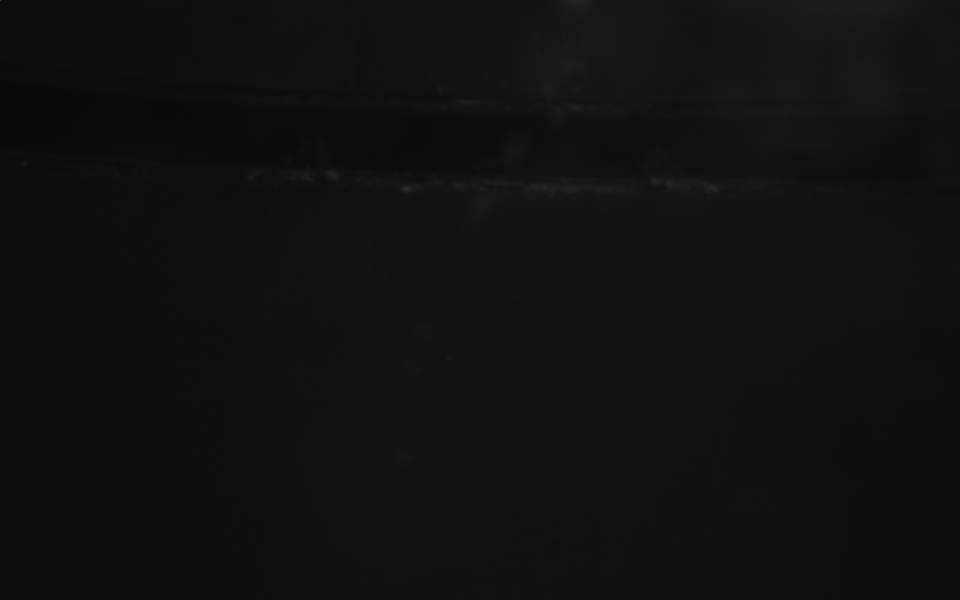
#> input picture imageProcessing/fallSpeed/speed/bg_1.bmp, 1920 x 1200 px, found by its file name (shown at 1/2 size)
$ python 'fallspeed(1).py'
#> lines starting #> are read from the running program, lines starting #| are printed output that depends on the picture; after the words box and inside, x2 and y2 are one past the last pixel; in counts of white or black regions, pixels touching at a corner belong together; long printed decimals are rounded
# -*- coding: utf-8 -*-
"""fallSpeed.ipynb

Automatically generated by Colaboratory.

Original file is located at
    https://colab.research.google.com/drive/1a8tzdT7RdO04fk16ZhcyRgzbcAXM9YDP
"""

import cv2
from cv2 import threshold
import numpy as np
import pandas as pd
import matplotlib
import matplotlib.pyplot as plt
from skimage import measure
import math
import scipy
from google.colab.patches import cv2_imshow
from cv2 import HoughLines

bg1 = cv2.imread('bg_1.bmp')
#> bg1 is the input picture: shape (1200, 1920, 3); min 0, max 190, mean 16
bg2 = cv2.imread('bg_2.bmp')
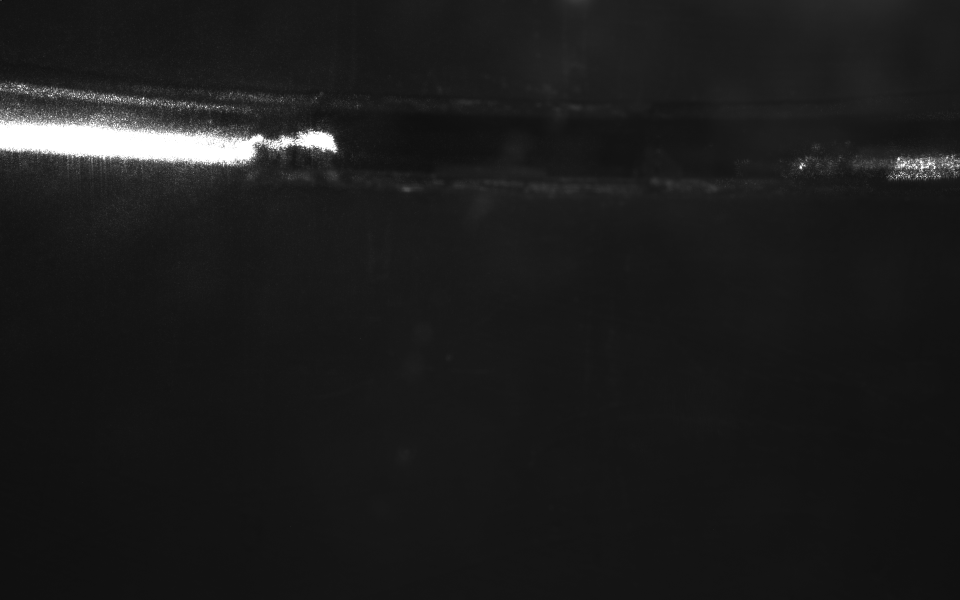
#> input picture imageProcessing/fallSpeed/speed/bg_2.bmp, 1920 x 1200 px, found by its file name (shown at 1/2 size)
#> bg2 is the input picture: shape (1200, 1920, 3); min 0, max 255, mean 28
flake1 = cv2.imread('flake1_1.bmp')
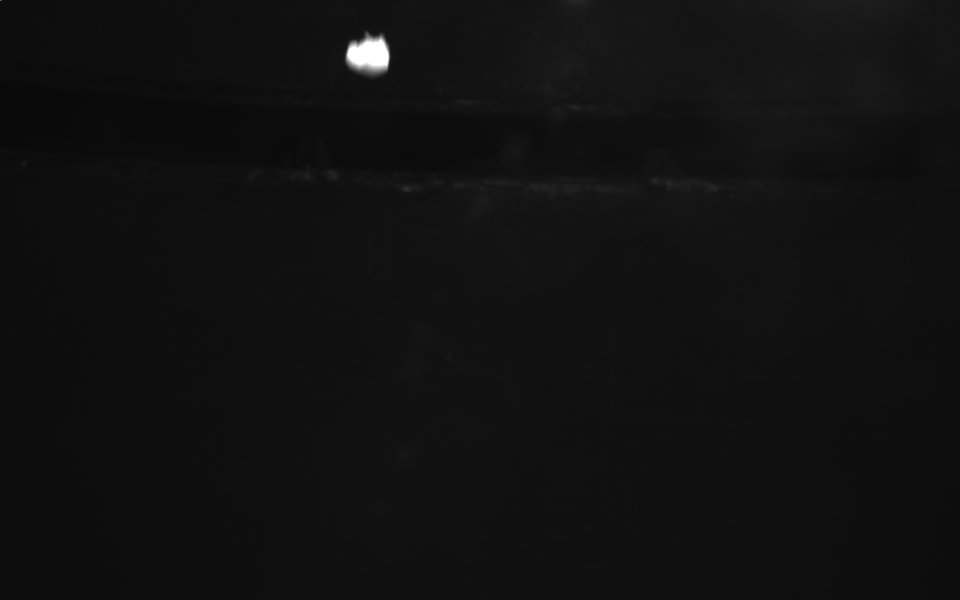
#> input picture imageProcessing/fallSpeed/speed/flake1_1.bmp, 1920 x 1200 px, found by its file name (shown at 1/2 size)
#> flake1 is the input picture: shape (1200, 1920, 3); min 0, max 255, mean 16.6
flake2 = cv2.imread('flake1_2.bmp')
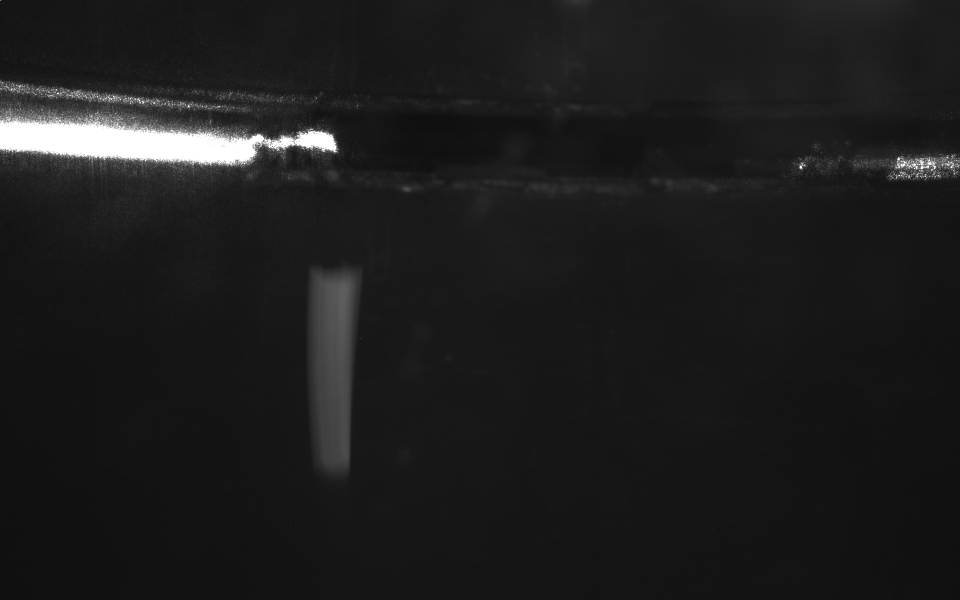
#> input picture imageProcessing/fallSpeed/speed/flake1_2.bmp, 1920 x 1200 px, found by its file name (shown at 1/2 size)
#> flake2 is the input picture: shape (1200, 1920, 3); min 0, max 255, mean 28.9

cv2_imshow(bg1)
cv2_imshow(bg2)
cv2_imshow(flake1)
cv2_imshow(flake2)
# [4 lines of commented-out code are left out]

img1 = cv2.subtract(flake1, bg1)
img2 = cv2.subtract(flake2, bg2)

#Thresholds
ret1, binImg1 = threshold(img1, 133, 255, cv2.THRESH_BINARY)
#> binImg1: shape (1200, 1920, 3); 0.18% white; 3 white regions (2 under 20 px), largest, box (x1, y1, x2, y2) and area: (693, 75, 778, 140) 4243
ret2, binImg2 = threshold(img2, 33, 255, cv2.THRESH_BINARY)
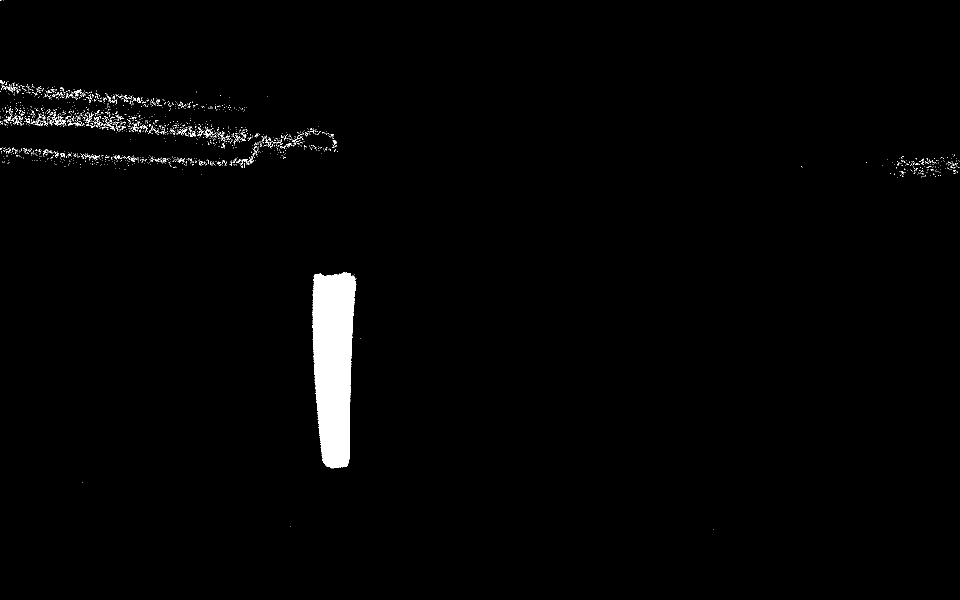
#> binImg2: shape (1200, 1920, 3) (shown at 1/2 size); 1.5% white; 1809 white regions (1754 under 20 px), largest, box (x1, y1, x2, y2) and area: (625, 545, 713, 937) 27371, (104, 228, 126, 252) 141, (136, 241, 162, 253) 80

#Thresholds
blur1 = cv2.GaussianBlur(binImg1,(19,19),0)
img1 = cv2.threshold(blur1, 100, 255, cv2.THRESH_BINARY)[1]
#> img1: shape (1200, 1920, 3); 0.19% white; 1 white region, box (x1, y1, x2, y2) and area: (693, 76, 779, 140) 4427
blur2 = cv2.GaussianBlur(binImg2,(19,19),0)
img2 = cv2.threshold(blur2, 100, 255, cv2.THRESH_BINARY)[1]
#> img2: shape (1200, 1920, 3); 1.2% white; 15 white regions (5 under 20 px), largest, box (x1, y1, x2, y2) and area: (625, 545, 712, 937) 28136, (109, 235, 124, 248) 120, (411, 263, 418, 271) 43

cv2_imshow(img1)
cv2_imshow(img2)
#cv2.imshow(img1)
#cv2.imshow(img2)

props = measure.regionprops(img1)
#> props = 1 regions
areas = [0]*len(props)
#> areas = [0]
centroids = [0]*len(props)
#> centroids = [0]
for i in range(0, len(props)):
  areas[i] = props[i].area
  centroids[i] = props[i].centroid[1:2]
#> this loop made 1 pass
#> after the loop, areas = [13281]; centroids = [(738.1,)]
radius = math.sqrt(sum(areas) / math.pi)
#> radius = 65.02

edges = img1 - scipy.ndimage.morphology.binary_dilation(img1)
xsum = 0
ysum = 0
count = 0
for x in range(1, 1200):
    for y in range(1, 1920):
        if(img1[x][y].any() == 1):
            xsum = xsum+x;
            ysum = ysum+y;
            count = count+1;
y1 = round(xsum/count);
x1 = round(ysum/count);

plt.imshow(edges);
plt.plot(x1,y1,'rx');

edges2 = img1 - scipy.ndimage.morphology.binary_dilation(img1)

max_len = 0
sum1x = 0
sum1y = 0
sum2x = 0
sum2y = 0

#Thresholds
edgesCanny = cv2.Canny(img2, 10, 200, 3)
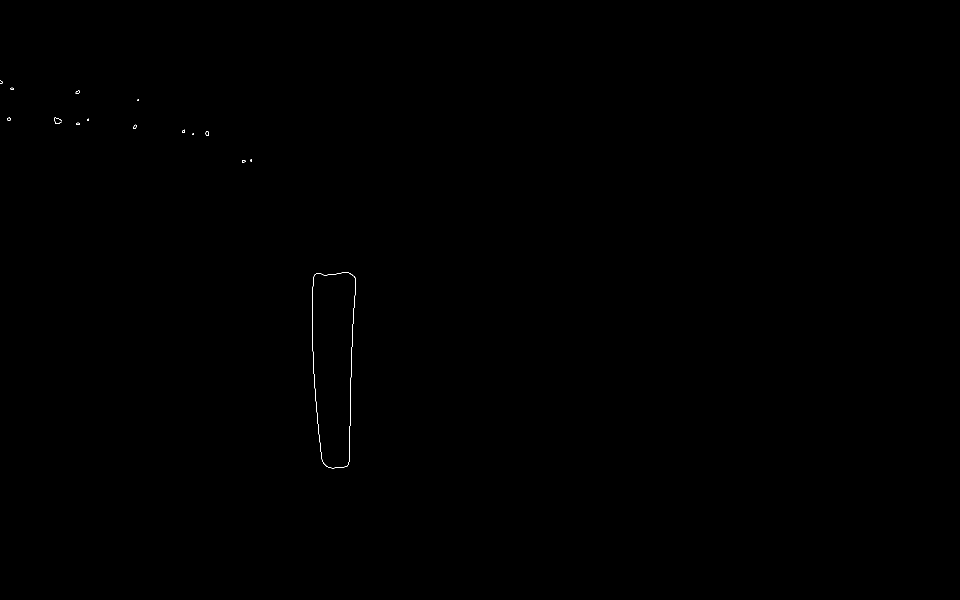
#> edgesCanny: shape (1200, 1920) (shown at 1/2 size); 0.05% white in thin lines or dots, all inside (x1, y1, x2, y2) = (0, 161, 712, 937)
lines = cv2.HoughLines(edgesCanny, 1, np.pi/180, 100, None, 0, 0)
#> lines = [[714, 0.0175], [728, 0.0349], [-588, 3.09], [739, 0.0524], [-574, 3.07]]
for rho,theta in lines[0]:
    a = np.cos(theta)
    b = np.sin(theta)
    x0 = a*rho
    y0 = b*rho
    x1 = int(x0 + 1000*(-b))
    y1 = int(y0 + 1000*(a))
    x2 = int(x0 - 1000*(-b))
    y2 = int(y0 - 1000*(a))
    sum1x += x1
    sum1y += y1
    sum2x += x2
    sum2y += y2
    cv2.line(img2,(x1,y1),(x2,y2),(0,0,255),2)
#> this loop made 1 pass
#> (rho, theta, a, b, x0, y0, x1, y1) on pass 1: (714, 0.0175, 1, 0.0175, 713.9, 12.46, 696, 1012)
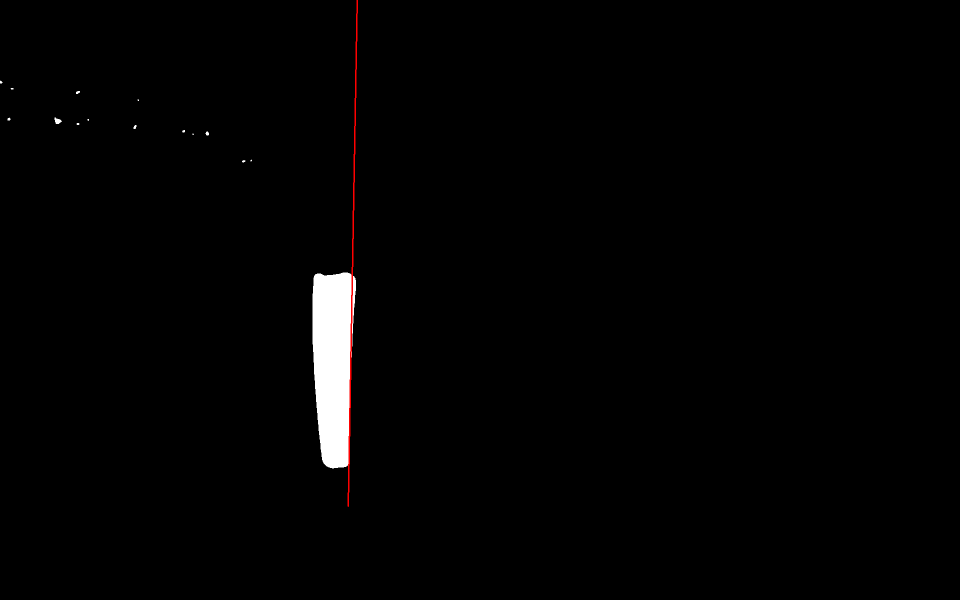
#> img2: shape (1200, 1920, 3) (shown at 1/2 size); mean B, G, R 3, 3, 3.4
#> after the loop, sum1x = 696; sum1y = 1012; sum2x = 731; sum2y = -987
cv2_imshow(img2)
#cv2.imshow(img2)

avg1x = round(sum1x/len(lines));
#> avg1x = 139
avg1y = round(sum1y/len(lines));
#> avg1y = 202
avg2x =  round(sum2x/len(lines));
#> avg2x = 146
avg2y =  round(sum2y/len(lines));
#> avg2y = -197

d2 = avg2y - avg1y;
#> d2 = -399
dx2 = avg2x - avg1x;
#> dx2 = 7
angle2 = math.atan(d2/dx2);
#> angle2 = -1.55

ry = radius*math.sin(angle2);
#> ry = -65.01
rx = radius*math.cos(angle2);
#> rx = 1.14

avg1x = avg1x+rx;
#> avg1x = 140.1
avg1y = avg1y+ry;
#> avg1y = 137

avg2x = avg2x-rx;
#> avg2x = 144.9
avg2y = avg2y-ry;
#> avg2y = -132

zz = [(avg1x, avg1y),(avg2x, avg2y)];
#> zz = [(140.1, 137), (144.9, -132)]
d1 = avg1y - y1
#> d1 = -875
dx1 = avg1x - x1;
#> dx1 = -555.9

angle1 = math.atan(d1/dx1)
#> angle1 = 1
d2 = avg2y - avg1y
#> d2 = -269
dx2 = avg2x - avg1x
#> dx2 = 4.72
speed1 = d1/0.027
#> speed1 = -32407.7
speed2 = d2/0.021
#> speed2 = -12808.7

print("Speed1 : " + str(abs(speed1)))
#| Speed1 : 32407.742
#print("Speed2 : " + str(abs(speed2)))
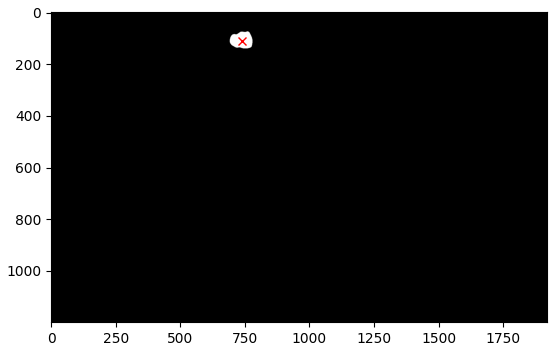
#> figure drawn by matplotlib, 1 panel
